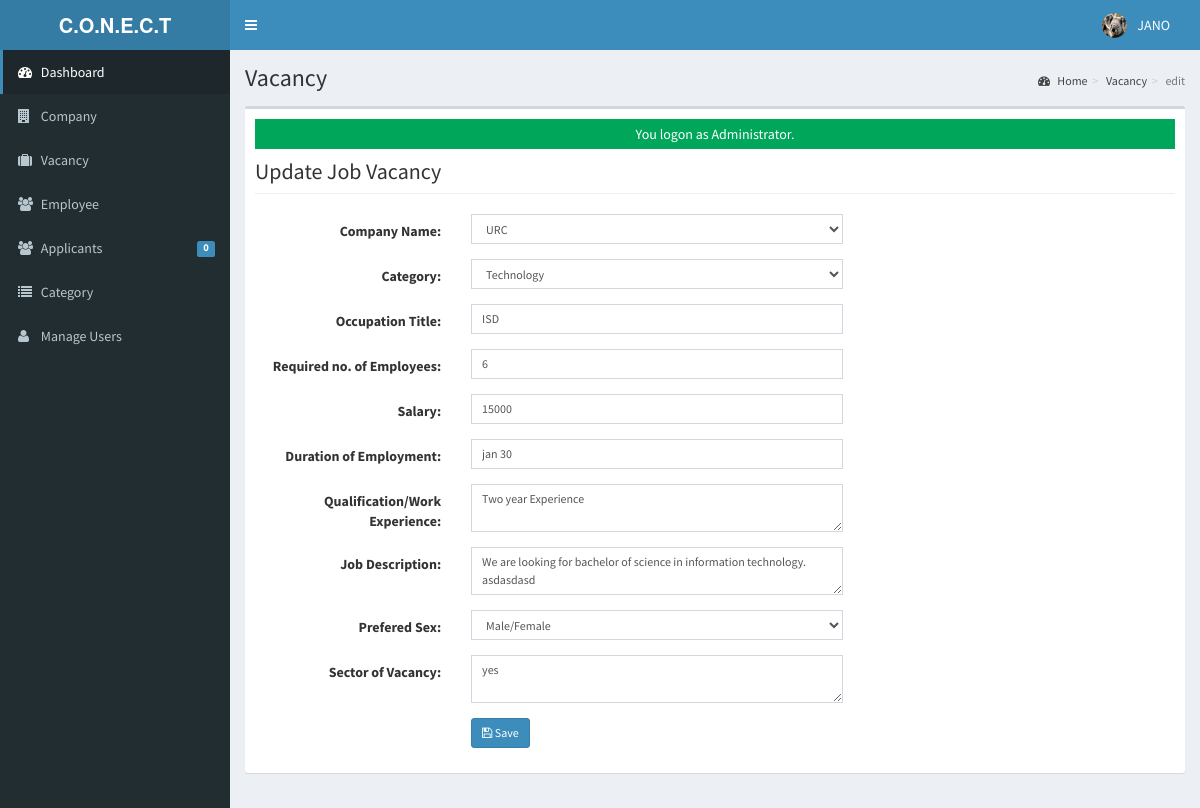
Screenshot of /admin/vacancy/index.php?view=edit&id=1 (signed in) with the database file from the repository.
### tables this page shows
CREATE TABLE IF NOT EXISTS `tblusers` (
  `USERID` varchar(30) NOT NULL,
  `FULLNAME` varchar(40) NOT NULL,
  `USERNAME` varchar(90) NOT NULL,
  `PASS` varchar(90) NOT NULL,
  `ROLE` varchar(30) NOT NULL,
  `PICLOCATION` varchar(255) NOT NULL,
  PRIMARY KEY (`USERID`)
);

CREATE TABLE IF NOT EXISTS `tbljob` (
  `JOBID` int(11) NOT NULL AUTO_INCREMENT,
  `COMPANYID` int(11) NOT NULL,
  `CATEGORY` varchar(250) NOT NULL,
  `OCCUPATIONTITLE` varchar(90) NOT NULL,
  `REQ_NO_EMPLOYEES` int(11) NOT NULL,
  `SALARIES` double NOT NULL,
  `DURATION_EMPLOYEMENT` varchar(90) NOT NULL,
  `QUALIFICATION_WORKEXPERIENCE` text NOT NULL,
  `JOBDESCRIPTION` text NOT NULL,
  `PREFEREDSEX` varchar(30) NOT NULL,
  `SECTOR_VACANCY` text NOT NULL,
  `JOBSTATUS` varchar(90) NOT NULL,
  `DATEPOSTED` datetime NOT NULL,
  PRIMARY KEY (`JOBID`)
);

### admin/vacancy/index.php (called while the page is built, shortened)
<?php
require_once("../../include/initialize.php");
$title="Vacancy";
require_once ("../theme/templates.php");
?>

### include/database.php (called while the page is built, shortened)
<?php
class Database {
	var $sql_string = '';
	private $conn;
	public function open_connection() {
		$this->conn = mysqli_connect(server,user,pass);
		if(!$this->conn){
			echo "Problem in database connection! Contact administrator!";
			exit();
		}else{
			$db_select = mysqli_select_db($this->conn,database_name);
		}
	}
	function setQuery($sql='') {
		$this->sql_string=$sql;
	}
	function executeQuery() {
		$result = mysqli_query($this->conn,$this->sql_string);
		return $result;
	}
	private function confirm_query($result) {
		return $result;
	}
	function loadResultList( $key='' ) {
		$cur = $this->executeQuery();
		$array = array();
		while ($row = mysqli_fetch_object($cur)) {
			if ($key) {
				$array[$row->$key] = $row;
			} else {
				$array[] = $row;
			}
		}
		return $array;
	}
	function loadSingleResult() {
		$cur = $this->executeQuery();
		while ($row = mysqli_fetch_object($cur)) {
		return $data = $row;
		}
	}
}
$mydb = new Database();
?>

### include/accounts.php (called while the page is built, shortened)
<?php
require_once(LIB_PATH.DS.'database.php');
class User {
	protected static  $tblname = "tblusers";
	function single_user($id=""){
			global $mydb;
			$mydb->setQuery("SELECT * FROM ".self::$tblname."
				Where USERID= '{$id}' LIMIT 1");
			$cur = $mydb->loadSingleResult();
			return $cur;
	}
}
?>

### include/function.php (called while the page is built, shortened)
<?php
function currentpage(){
		$this_page = $_SERVER['SCRIPT_NAME'];
	    $bits = explode('/',$this_page);
		 return $bits[3];
	}
		?>

### include/job.php (called while the page is built, shortened)
<?php
require_once(LIB_PATH.DS.'database.php');
class Jobs {
	protected static  $tblname = "tbljob";
	function single_job($id=""){
			global $mydb;
			$mydb->setQuery("SELECT * FROM ".self::$tblname."
				Where JOBID= '{$id}' LIMIT 1");
			$cur = $mydb->loadSingleResult();
			return $cur;
	}
}
?>

### admin/vacancy/edit.php (the view, shortened to what this page needs)
<?php
  $jobid = $_GET['id'];
  $job = New Jobs();
  $res = $job->single_job($jobid);
?>
<form class="form-horizontal span6" action="controller.php?action=edit" method="POST">
  <div class="row">
                   <div class="col-lg-12">
                      <h1 class="page-header">Update Job Vacancy</h1>
                    </div>
                 </div>
                 <div class="form-group">
                    <div class="col-md-8">
                      <label class="col-md-4 control-label" for=
                      "COMPANYNAME">Company Name:</label>
                      <div class="col-md-8">
                        <select class="form-control input-sm" id="COMPANYID" name="COMPANYID">
                          <?php
                            $sql ="Select * From tblcompany WHERE COMPANYID=".$res->COMPANYID;
                            $mydb->setQuery($sql);
                            $result  = $mydb->loadResultList();
                            foreach ($result as $row) {
                              echo '<option SELECTED value='.$row->COMPANYID.'>'.$row->COMPANYNAME.'</option>';
                            }
                            $sql ="Select * From tblcompany WHERE COMPANYID!=".$res->COMPANYID;
                            $mydb->setQuery($sql);
                          ?>
                        </select>
                      </div>
                    </div>
                  </div>
                  <div class="form-group">
                    <div class="col-md-8">
                      <label class="col-md-4 control-label" for=
                      "CATEGORY">Category:</label>
                      <div class="col-md-8">
                        <select class="form-control input-sm" id="CATEGORY" name="CATEGORY">
                          <?php
                            $sql ="SELECT * FROM `tblcategory` WHERE CATEGORY='".$res->CATEGORY."'";
                            $mydb->setQuery($sql);
                            $cur  = $mydb->loadResultList();
                            foreach ($cur as $result) {
                              echo '<option SELECTED value='.$result->CATEGORYID.'>'.$result->CATEGORY.'</option>';
                            }
                          ?>
                        </select>
                      </div>
                    </div>
                  </div>
                  <div class="form-group">
                    <div class="col-md-8">
                      <label class="col-md-4 control-label" for=
                      "OCCUPATIONTITLE">Occupation Title:</label>
                      <div class="col-md-8">
                         <input class="form-control input-sm" id="OCCUPATIONTITLE" name="OCCUPATIONTITLE" placeholder="Occupation Title"   autocomplete="none" value="<?php echo $res->OCCUPATIONTITLE; ?>"/>
                      </div>
                    </div>
                  </div>
                    <div class="form-group">
                    <div class="col-md-8">
                      <label class="col-md-4 control-label" for=
                      "REQ_NO_EMPLOYEES">Required no. of Employees:</label>
                      <div class="col-md-8">
                         <input class="form-control input-sm" id="REQ_NO_EMPLOYEES" name="REQ_NO_EMPLOYEES" placeholder="Required no. of Employees"   autocomplete="none" value="<?php echo $res->REQ_NO_EMPLOYEES ?>"/>
                      </div>
                    </div>
                  </div>
                  <div class="form-group">
                    <div class="col-md-8">
                      <label class="col-md-4 control-label" for=
                      "SALARIES">Salary:</label>
                      <div class="col-md-8">
                         <input class="form-control input-sm" id="SALARIES" name="SALARIES" placeholder="Salary"   autocomplete="none" value="<?php echo $res->SALARIES ?>"/>
                      </div>
                    </div>
                  </div>
                  <div class="form-group">
                    <div class="col-md-8">
                      <label class="col-md-4 control-label" for=
                      "DURATION_EMPLOYEMENT">Duration of Employment:</label>
                      <div class="col-md-8">
                         <input class="form-control input-sm" id="DURATION_EMPLOYEMENT" name="DURATION_EMPLOYEMENT" placeholder="Duration of Employment"   autocomplete="none" value="<?php echo $res->DURATION_EMPLOYEMENT ?>"/>
                      </div>
                    </div>
                  </div>
                  <div class="form-group">
                    <div class="col-md-8">
                      <label class="col-md-4 control-label" for=
                      "QUALIFICATION_WORKEXPERIENCE">Qualification/Work Experience:</label>
                      <div class="col-md-8">
                        <textarea class="form-control input-sm" id="QUALIFICATION_WORKEXPERIENCE" name="QUALIFICATION_WORKEXPERIENCE" placeholder="Qualification/Work Experience"   autocomplete="none" ><?php echo $res->QUALIFICATION_WORKEXPERIENCE ?></textarea>
                      </div>
                    </div>
                  </div>
                  <div class="form-group">
                    <div class="col-md-8">
                      <label class="col-md-4 control-label" for=
                      "JOBDESCRIPTION">Job Description:</label>
                      <div class="col-md-8">
                        <textarea class="form-control input-sm" id="JOBDESCRIPTION" name="JOBDESCRIPTION" placeholder="Job Description"   autocomplete="none"><?php echo $res->JOBDESCRIPTION ?></textarea>
                      </div>
                    </div>
                  </div>
                 <div class="form-group">
                    <div class="col-md-8">
                      <label class="col-md-4 control-label" for=
                      "PREFEREDSEX">Prefered Sex:</label>
                      <div class="col-md-8">
                          <select class="form-control input-sm" id="PREFEREDSEX" name="PREFEREDSEX">
                           <option <?php echo ($res->PREFEREDSEX=='Male/Female') ? "SELECTED" :"" ?>>Male/Female</option>
                        </select>
                      </div>
                    </div>
                  </div>
                  <div class="form-group">
                    <div class="col-md-8">
                      <label class="col-md-4 control-label" for=
                      "SECTOR_VACANCY">Sector of Vacancy:</label>
                      <div class="col-md-8">
                        <textarea class="form-control input-sm" id="SECTOR_VACANCY" name="SECTOR_VACANCY" placeholder="Sector of Vacancy"   autocomplete="none"><?php echo $res->SECTOR_VACANCY ?></textarea>
                      </div>
                    </div>
                  </div>
                  <div class="form-group">
                    <div class="col-md-8">
                      <label class="col-md-4 control-label" for=
                      "idno"></label>
                      <div class="col-md-8">
                         <button class="btn btn-primary btn-sm" name="save" type="submit" ><span class="fa fa-save fw-fa"></span> Save</button>
                     </div>
                    </div>
                  </div>
</form>

### admin/theme/templates.php (shortened to what this page needs)
<!DOCTYPE html>
<html>
    <head>
        <link rel="stylesheet" href="<?php echo web_root;?>bootstrap/css/bootstrap.min.css">
        <link rel="stylesheet" href="<?php echo web_root;?>plugins/font-awesome/css/font-awesome.min.css">
        <link rel="stylesheet" href="<?php echo web_root;?>dist/css/AdminLTE.min.css">
        <link rel="stylesheet" href="<?php echo web_root;?>dist/css/skins/_all-skins.min.css">
        <link rel="stylesheet" href="<?php echo web_root;?>plugins/iCheck/flat/blue.css">
        <link rel="stylesheet" href="<?php echo web_root;?>plugins/morris/morris.css">
        <link rel="stylesheet" href="<?php echo web_root;?>plugins/jvectormap/jquery-jvectormap-1.2.2.css">
        <link href="<?php echo web_root; ?>plugins/datepicker/bootstrap-datetimepicker.min.css" rel="stylesheet" media="screen">
        <link rel="stylesheet" href="<?php echo web_root;?>plugins/dataTables/jquery.dataTables.min.css">
        <link rel="stylesheet" href="<?php echo web_root;?>plugins/bootstrap-wysihtml5/bootstrap3-wysihtml5.min.css">
    </head>
 <body class="hold-transition skin-blue fixed sidebar-mini">
<div class="wrapper">
  <header class="main-header">
    <a href="<?php echo web_root;?>/admin/" class="logo">
      <span class="logo-lg"><b>C.O.N.E.C.T</b></span>
    </a>
    <nav class="navbar navbar-static-top" role="navigation">
      <a href="#" class="sidebar-toggle" data-toggle="offcanvas" role="button">
      </a>
      <div class="navbar-custom-menu">
        <ul class="nav navbar-nav">
          <?php
              $user = New User();
              $singleuser = $user->single_user($_SESSION['ADMIN_USERID']);
          ?>
          <li class="dropdown user user-menu" style="padding-right: 15px;"  >
            <a href="#" class="dropdown-toggle" data-toggle="dropdown">
              <img src="<?php echo web_root.'admin/user/'. $singleuser->PICLOCATION;?>" class="user-image" alt="User Image">
              <span class="hidden-xs"><?php echo $singleuser->FULLNAME; ?></span>
            </a>
          </li>
        </ul>
      </div>
    </nav>
  </header>
  <aside class="main-sidebar">
    <section class="sidebar">
      <ul class="sidebar-menu">
        <li  class="<?php echo (currentpage() == 'index.php') ? "active" : false;?>" >
          <a href="<?php echo web_root ;?>admin/">
            <i class="fa fa-dashboard"></i> <span>Dashboard</span>
          </a>
        </li>
        <li class="<?php echo (currentpage() == 'company') ? "active" : false;?>" >
          <a href="<?php echo web_root ;?>admin/company/">
            <i class="fa fa-building"></i> <span>Company</span>
          </a>
        </li>
        <li class="<?php echo (currentpage() == 'vacancy') ? "active" : false;?>" >
          <a href="<?php echo web_root ;?>admin/vacancy/">
            <i class="fa fa-suitcase"></i> <span>Vacancy</span>
          </a>
        </li>
        <li class="<?php echo (currentpage() == 'employee') ? "active" : false;?>" >
          <a href="<?php echo web_root ;?>admin/employee/">
            <i class="fa fa-users"></i> <span>Employee</span>
          </a>
        </li>
        <li class="<?php echo (currentpage() == 'applicants') ? "active" : false;?>" >
          <a href="<?php echo web_root ;?>admin/applicants/">
            <i class="fa fa-users"></i> <span>Applicants</span>
            <span class="label label-primary pull-right">
              <?php
                $sql = "SELECT count(*) as 'APPL' FROM `tbljobregistration` WHERE `PENDINGAPPLICATION`=1";
                $mydb->setQuery($sql);
                $pending = $mydb->loadSingleResult();
                echo $pending->APPL;
              ?>
            </span>
          </a>
        </li>
        <li class="<?php echo (currentpage() == 'category') ? "active" : false;?>" >
          <a href="<?php echo web_root ;?>admin/category/">
            <i class="fa fa-list"></i> <span>Category</span>
          </a>
        </li>
         <li class="<?php echo (currentpage() == 'user') ? "active" : false;?>">
          <a href="<?php echo web_root; ?>admin/user/">
            <i class="fa fa-user"></i> <span>Manage Users</span> </a>
        </li>
      </ul>
    </section>
  </aside>
  <div class="content-wrapper">
  <section class="content-header">
      <h1>
        <?php echo isset($title) ? $title : ''; ?>
      </h1>
      <ol class="breadcrumb">
        <?php
          if ($title!='Home') {
            $active_title = '';
            if (isset($_GET['view'])) {
              $active_title = '<li class='.$active_title.'><a href="index.php">'.$title.'</a></li>';
            }else{
              $active_title = '<li class='.$active_title.'>'.$title.'</li>';
            }
            echo '<li><a href='.web_root.'admin/><i class="fa fa-dashboard"></i> Home</a></li>';
            echo  $active_title;
            echo  isset($_GET['view']) ? '<li class="active">'.$_GET['view'].'</li>' : '';
          }
        ?>
      </ol>
    </section>
         <section class="content">
          <div class="row">
            <div class="col-xs-12">
              <div class="box">
                <div class="box-body">
              <?php
               require_once $content;
               ?>
             </div>
             </div>
           </div>
         </div>
         </section>
 </div>
    </body>
</html>

### rows the page displays
tblusers: PICLOCATION (picture), FULLNAME "JANO"
tbljob: OCCUPATIONTITLE "ISD", REQ_NO_EMPLOYEES "6", SALARIES "15000", DURATION_EMPLOYEMENT "jan 30", QUALIFICATION_WORKEXPERIENCE "Two year Experience", JOBDESCRIPTION "We are looking for bachelor of science in information technology. asdasdasd", SECTOR_VACANCY "yes"

### other values shown
$pending->APPL "0"
$title "Vacancy"
$_GET['view'] "edit"
$_SESSION['message'] "You logon as Administrator."
form field COMPANYID "URC"
form field CATEGORY "Technology"
